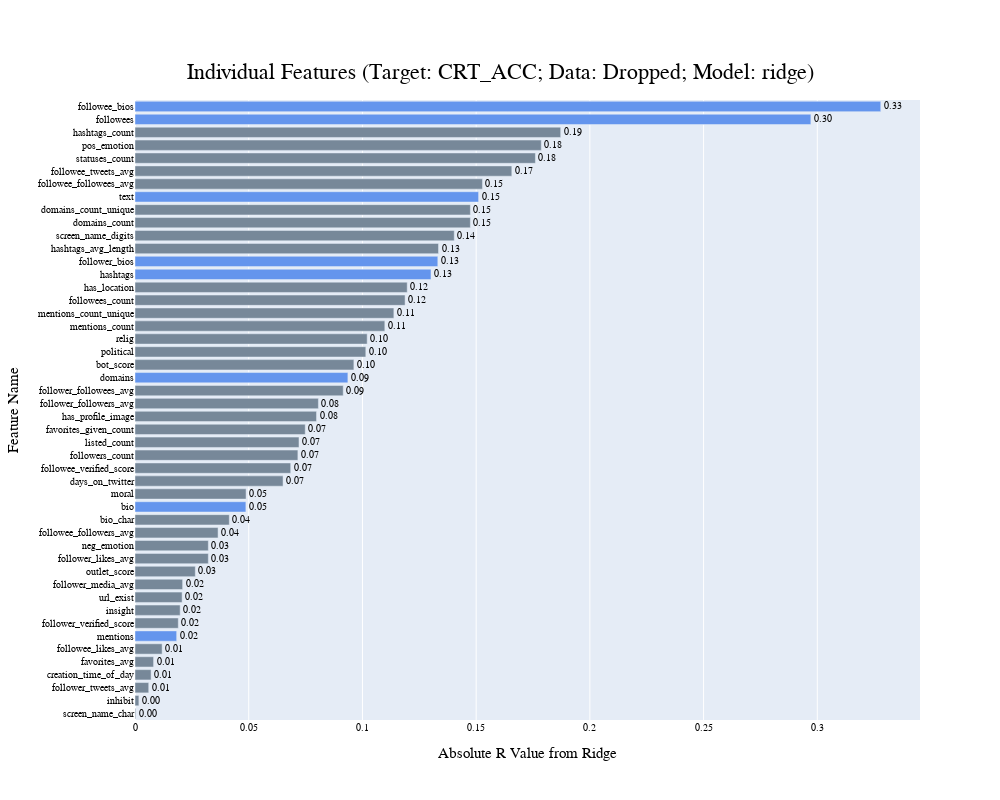
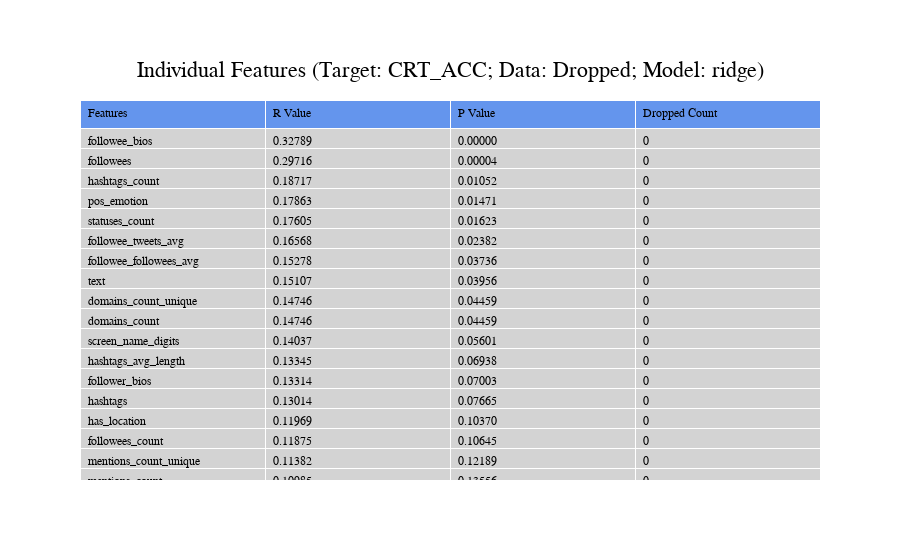

Notebook cell for these charts, in order:
### Code cell
# combine feature

individual_results_df = pd.DataFrame({})
feature_dict = {}

for feature in target_feats:
    
    print("~~~~~~~~~~~~~~~~~~~~~~~~")
    print(feature)
    
    # choose random splits
#     splits = []
#     for i in range(0, MY_SPLITS):
#         n = random.randint(0, 999999)
#         splits.append(n)
    
    # create X and Y from data 
    X_original = data[feature]
    Y_original = data[MY_TARGET]
    
    # set r and p sums to 0
    total_r = 0
    total_p = 0
    
    for s in [6]:
        # split data into train test set
        X_train, X_test, Y_train, Y_test = model.split_data(X_original, Y_original, MY_TARGET, .2, s)
        
        # transform data 
        if feature in text_features:
            if feature == 'bio': # bio max min_df is much smaller than the other text features 
                MY_MAXMINDF = 10
            else:
                MY_MAXMINDF = 40
            best_mindfs = model.tune_mindf(feature, MY_TARGET, X_train, Y_train, MY_MAXMINDF, MY_SPLITS, 20, my_binary=False)
            X, Y, na_count = model.transform_feature(data, feature, MY_TARGET, my_min_df=best_mindfs[0], 
                                     my_n_components=20, my_binary=False)
        else:
            X, Y, na_count = model.transform_feature(data, feature, MY_TARGET)
        
        # split data into train test set (same split)
        X_train, X_test, Y_train, Y_test = model.split_data(X, Y, MY_TARGET, .2, s)
        
        # feature selection with ElasticNet on train set 
        X_train, X_test, Y_train, Y_test = model.feature_selection(X_train, X_test, Y_train, Y_test)
        
        # add to feature dict
        feature_dict[feature] = [X_train, X_test, Y_train, Y_test]
        
        # predict on test set 
        results = model.predict(X_train, X_test, Y_train, Y_test, MY_MODEL, MY_PARAMS)
        
        print(results)
        
        # add to r, p totals
        total_r += results['r']
        total_p += results['p']
    
    # add individual feature results to results dataframe
    f_results = {}
    f_results['r'] = total_r /  MY_SPLITS
    f_results['p'] = total_p / MY_SPLITS
    f_results['feature'] = feature
    f_results['na_count'] = na_count
        
    individual_results_df = individual_results_df.append(f_results, ignore_index = True)

# create and show plots
plot, chart = model.create_plotly_individual(individual_results_df, MY_TARGET, DATAFRAME_TYPE, MY_MODEL)
plot.show()
chart.show()

# save results and plots 
isExist = os.path.exists(RESULTS_FOLDER_IF)
if not isExist:
    os.makedirs(RESULTS_FOLDER_IF)  
individual_results_df.to_pickle(RESULTS_FOLDER_IF + 'individual_features_df.pickle')
plot.write_html(RESULTS_FOLDER_IF + "individual_features_plot.html")
chart.write_html(RESULTS_FOLDER_IF + "individual_features_chart.html")

# combine features
combined_features_df = model.combine_features(feature_dict, individual_results_df, 
                                              MY_TARGET, MY_MODEL, MY_PARAMS)

combined_features_df.sort_values('r', ascending=False)

### Figure 1 — Plotly figure (JSON) as saved in the notebook; plotly's stock layout.template omitted (floating-point values rounded to 4 significant figures)
{"data": [{"marker": {"color": ["lightslategray", "lightslategray", "lightslategray", "lightslategray", "lightslategray", "lightslategray", "cornflowerblue", "lightslategray", "lightslategray", "lightslategray", "lightslategray", "lightslategray", "lightslategray", "lightslategray", "lightslategray", "lightslategray", "cornflowerblue", "lightslategray", "lightslategray", "lightslategray", "lightslategray", "lightslategray", "lightslategray", "lightslategray", "lightslategray", "lightslategray", "cornflowerblue", "lightslategray", "lightslategray", "lightslategray", "lightslategray", "lightslategray", "lightslategray", "lightslategray", "cornflowerblue", "cornflowerblue", "lightslategray", "lightslategray", "lightslategray", "lightslategray", "cornflowerblue", "lightslategray", "lightslategray", "lightslategray", "lightslategray", "lightslategray", "cornflowerblue", "cornflowerblue"]}, "orientation": "h", "text": ["0.00", "0.00", "0.01", "0.01", "0.01", "0.01", "0.02", "0.02", "0.02", "0.02", "0.02", "0.03", "0.03", "0.03", "0.04", "0.04", "0.05", "0.05", "0.07", "0.07", "0.07", "0.07", "0.07", "0.08", "0.08", "0.09", "0.09", "0.10", "0.10", "0.10", "0.11", "0.11", "0.12", "0.12", "0.13", "0.13", "0.13", "0.14", "0.15", "0.15", "0.15", "0.15", "0.17", "0.18", "0.18", "0.19", "0.30", "0.33"], "textfont": {"size": 10}, "textposition": "outside", "type": "bar", "x": [0.0003403, 0.001707, 0.006037, 0.007069, 0.008174, 0.01193, 0.01832, 0.01904, 0.01986, 0.02072, 0.02094, 0.02652, 0.03225, 0.03225, 0.03652, 0.04146, 0.04875, 0.04884, 0.0651, 0.06846, 0.07162, 0.0721, 0.07485, 0.07981, 0.08064, 0.09155, 0.0936, 0.09624, 0.1015, 0.1021, 0.1098, 0.1138, 0.1188, 0.1197, 0.1301, 0.1331, 0.1335, 0.1404, 0.1475, 0.1475, 0.1511, 0.1528, 0.1657, 0.1761, 0.1786, 0.1872, 0.2972, 0.3279], "y": ["screen_name_char", "inhibit", "follower_tweets_avg", "creation_time_of_day", "favorites_avg", "followee_likes_avg", "mentions", "follower_verified_score", "insight", "url_exist", "follower_media_avg", "outlet_score", "follower_likes_avg", "neg_emotion", "followee_followers_avg", "bio_char", "bio", "moral", "days_on_twitter", "followee_verified_score", "followers_count", "listed_count", "favorites_given_count", "has_profile_image", "follower_followers_avg", "follower_followees_avg", "domains", "bot_score", "political", "relig", "mentions_count", "mentions_count_unique", "followees_count", "has_location", "hashtags", "follower_bios", "hashtags_avg_length", "screen_name_digits", "domains_count", "domains_count_unique", "text", "followee_followees_avg", "followee_tweets_avg", "statuses_count", "pos_emotion", "hashtags_count", "followees", "followee_bios"]}], "layout": {"font": {"color": "black", "family": "Courier New, monospace", "size": 10}, "height": 800, "title": {"font": {"size": 22}, "text": "Individual Features (Target: CRT_ACC; Data: Dropped; Model: ridge)", "x": 0.5, "xanchor": "center", "y": 0.92, "yanchor": "top"}, "width": 1000, "xaxis": {"title": {"font": {"size": 15}, "text": "Absolute R Value from Ridge"}}, "yaxis": {"tickmode": "linear", "title": {"font": {"size": 15}, "text": "Feature Name"}}}}

### Figure 2 — Plotly figure (JSON) as saved in the notebook; plotly's stock layout.template omitted (floating-point values rounded to 4 significant figures; data arrays with more than 128 entries replaced by an {"elided": "..."} marker saying what was removed)
{"data": [{"cells": {"align": "left", "fill": {"color": "lightgray"}, "values": {"elided": "4x48 mixed values"}}, "header": {"align": "left", "fill": {"color": "cornflowerblue"}, "values": ["Features", "R Value", "P Value", "Dropped Count"]}, "type": "table"}], "layout": {"font": {"color": "black", "family": "Courier New, monospace", "size": 12}, "title": {"font": {"size": 22}, "text": "Individual Features (Target: CRT_ACC; Data: Dropped; Model: ridge)", "x": 0.5, "xanchor": "center", "y": 0.89, "yanchor": "top"}}}
